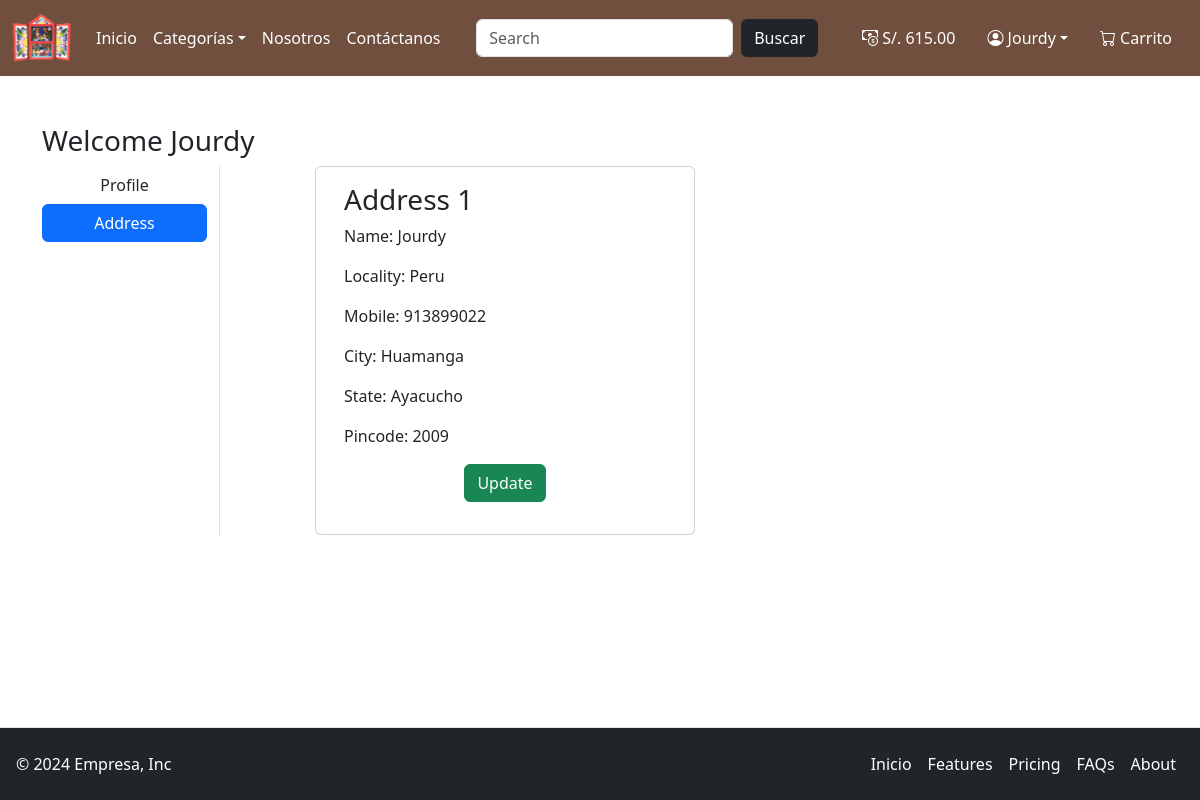
The app's page /address/ (signed in) with its own data.
### app/models.py (models this page shows, shortened)
class Customer(models.Model):
    user = models.OneToOneField(User, on_delete=models.CASCADE)
    name = models.CharField(max_length=200)
    locality = models.CharField(max_length=200)
    city= models.CharField(max_length=50)
    mobile = models.IntegerField(default=0)
    zipcode = models.IntegerField()
    state = models.CharField(choices=STATE_CHOICES, max_length=100)
    credits = models.DecimalField(max_digits=10, decimal_places=2, default=1000)

### app/views.py (the view)
# urls.py: path("address/",views.address, name='address'),
def address(request):
    address = Customer.objects.filter(user=request.user)
    return render(request, 'app/address.html', locals())

### app/context_processors.py (called while the page is built)
def navBarData(request):
    totalitem=0
    credits=0
    categories = Category.objects.all()
    if request.user.is_authenticated:
        totalitem = Cart.objects.filter(user=request.user).count()
        try:
            credits = Customer.objects.get(user=request.user).credits
        except:
            credits = 0
    return {
        'totalitem':totalitem,
        'categories':categories,
        'credits':credits
        }

### app/models.py (called while the page is built)
    def __str__(self) -> str:
        return self.title

### app/templates/app/address.html (shortened to what this page needs)
{% extends 'app/base.html' %}
{% load static %}
{% block main-content %}
<div class="container my-5">
    <div class="row">
        <h3>Welcome  <span class="text-capitalize">{{request.user}}</span></h3>
        <div class="col-sm-2 border-end">
            <ul class="list-unstyled">
                <li class="d-grid"><a href="{% url 'profile' %}" class="btn ">Profile</a></li>
                <li class="d-grid"><a href="{% url 'address' %}" class="btn btn-primary">Address</a></li>
            </ul>
        </div>
        <div class="col-sm-8 offset-sm-1">
            <div class="row">
                {% for ad in address %}
                    <div class="card col-sm-6">
                        <div class="card-body">
                            <h3>Address {{forloop.counter}}</h3>
                            <p>Name: {{ad.name}}</p>
                            <p>Locality: {{ad.locality}}</p>
                            <p>Mobile: {{ad.mobile}}</p>
                            <p>City: {{ad.city}}</p>
                            <p>State: {{ad.state}}</p>
                            <p>Pincode: {{ad.zipcode}}</p>
                            <p class="text-center"><a href="{% url 'updateAddress' pk=ad.id %}" type='button' class="btn btn-success">Update</a></p>
                        </div>
                    </div>
                {% endfor %}
            </div>
        </div>
    </div>
</div>
{% endblock main-content%}

### app/templates/app/base.html (shortened to what this page needs)
<!DOCTYPE html>
{% load static %}
<html lang="en">
  <head>
    <link href="https://cdn.jsdelivr.net/npm/bootstrap@5.3.3/dist/css/bootstrap.min.css" rel="stylesheet" />
    <link rel="stylesheet" href="https://cdn.jsdelivr.net/npm/bootstrap-icons@1.11.3/font/bootstrap-icons.min.css" />
    <link rel="stylesheet" href="{% static 'app/css/all.min.css' %}" />
    <link rel="stylesheet" href="{% static 'app/css/owl.carousel.min.css' %}" />
    <link rel="stylesheet" href="{% static 'app/css/style.css' %}" />
  </head>
  <body>
    <nav class="bg-main navbar navbar-expand-lg navbar-dark fixed-top">
      <div class="container-fluid">
        <a class="navbar-brand" href="/"><img src="{% static 'app/images/neel.png' %}" alt="" width="60" height="50" /></a>
        <div class="collapse navbar-collapse" id="navbarSupportedContent">
          <ul class="navbar-nav me-auto mb-2 mb-lg-0">
            <li class="nav-item">
              <a class="nav-link active" aria-current="page" href="/">Inicio</a>
            </li>
            <li class="nav-item dropdown">
              <a class="nav-link dropdown-toggle text-white" href="#" role="button" data-bs-toggle="dropdown" aria-expanded="false">Categorías</a>
            </li>
            <li class="nav-item">
              <a class="nav-link text-white" href="{% url 'about' %}">Nosotros</a>
            </li>
            <li class="nav-item">
              <a class="nav-link text-white" href="{% url 'contact' %}">Contáctanos</a>
            </li>
          </ul>
          <form class="d-flex" role="search" action="/search">
            <input class="form-control me-2" type="search" placeholder="Search" name="search" aria-label="Search" />
            <button class="btn btn-dark text-white" type="submit"> Buscar</button>
          </form>
          <ul class="navbar-nav ms-auto mb-2 mb-lg-0 ">
            {% if request.user.is_authenticated %}
            <li class="nav-item mx-2">
              <a href="#" class="nav-link text-white">
                <i class="bi bi-cash-coin"></i>
                S/. {{credits}}
              </a>
            </li>
            <li class="nav-item dropdown mx-2">
              <a class="nav-link dropdown-toggle text-white" href="#" id="profileDropdown" role="button" data-bs-toggle="dropdown" aria-expanded="false"><i class="bi bi-person-circle"></i> {{request.user.username}}</a>
            </li>
            <li class="nav-item mx-2">
              <a href="{% url 'showcart' %}" class="nav-link text-white">
                <i class="bi bi-cart"></i>
                Carrito
                </a>
            </li>
            {% endif %}
          </ul>
        </div>
      </div>
    </nav>
    <div style="height: 4.75rem;"></div>
    {% block main-content %}
    {% endblock main-content %}
    <div style="height: 5rem;"></div>
    <footer class="bg-dark text-white d-flex flex-wrap justify-content-between align-items-center border-top p-3 fixed-bottom">
      <p class="col-md-4 mb-0">© 2024 Empresa, Inc</p>
      <a href="/" class="col-md-4 d-flex align-items-center justify-content-center mb-3 mb-md-0 me-md-auto link-dark text-decoration-none">
        <svg class="bi me-2" width="40" height="32">
          <use xlink:href="#bootstrap"></use>
        </svg>
      </a>
      <ul class="nav col-md-4 justify-content-end">
        <li class="nav-item">
          <a href="#" class="nav-link px-2 text-white">Inicio</a>
        </li>
        <li class="nav-item">
          <a href="#" class="nav-link px-2 text-white">Features</a>
        </li>
        <li class="nav-item">
          <a href="#" class="nav-link px-2 text-white">Pricing</a>
        </li>
        <li class="nav-item">
          <a href="#" class="nav-link px-2 text-white">FAQs</a>
        </li>
        <li class="nav-item">
          <a href="#" class="nav-link px-2 text-white">About</a>
        </li>
      </ul>
    </footer>
  </body>
</html>

### app/static/app/css/style.css (style rules this page uses)
.bg-main { background-color: #704f3e; }

### app/templates/app/base.html (style rules this page uses)
.bg-main { background-color: #704f3e; }

### records on screen
Customer: credits "615.00", name "Jourdy", locality "Peru", mobile "913899022", city "Huamanga", state "Ayacucho", zipcode "2009"

### other values on screen
{{ request.user.username }} "Jourdy"
{{ request.user }} "Jourdy"
